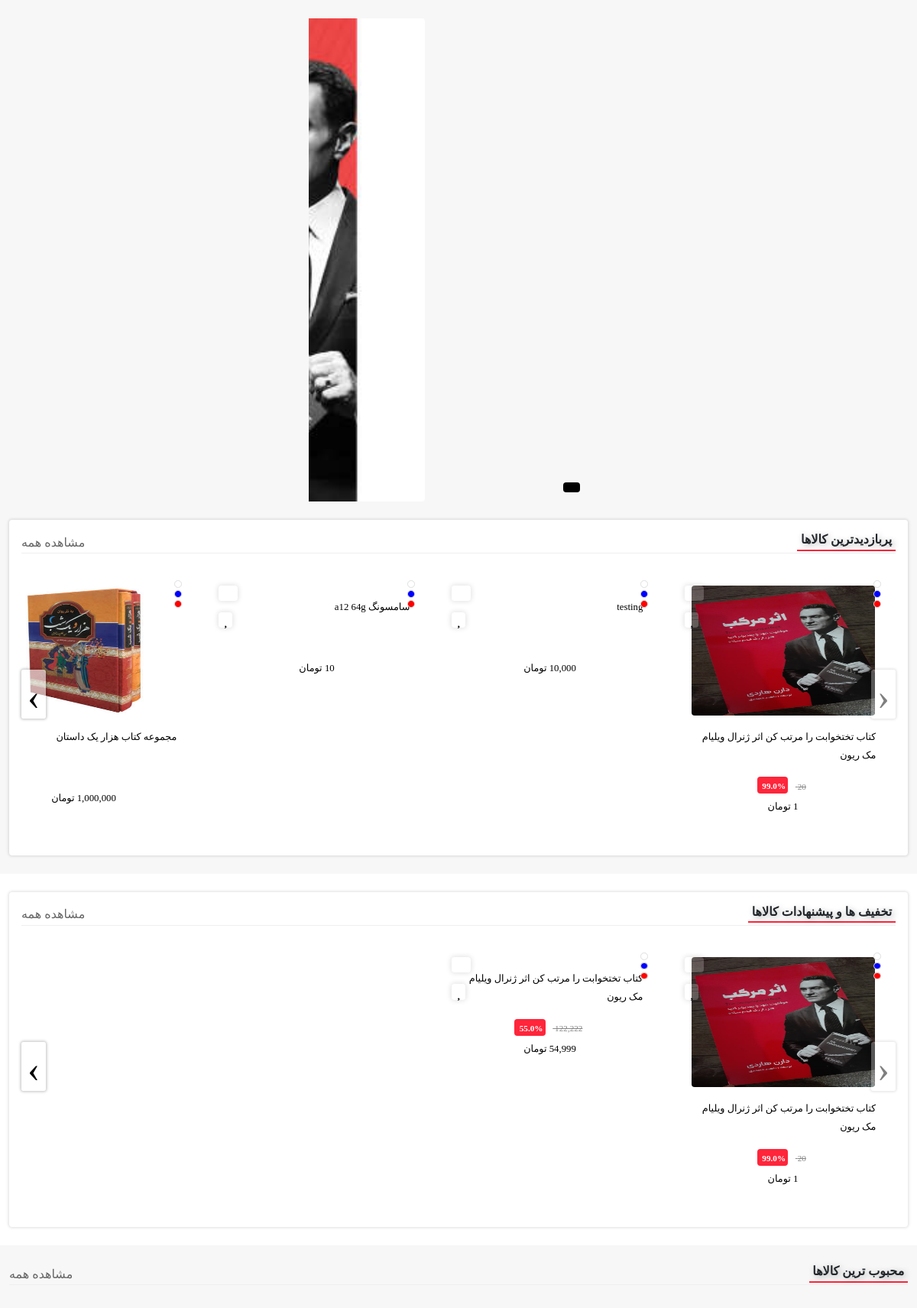
Before: /home/ (upper part) with the older database file.
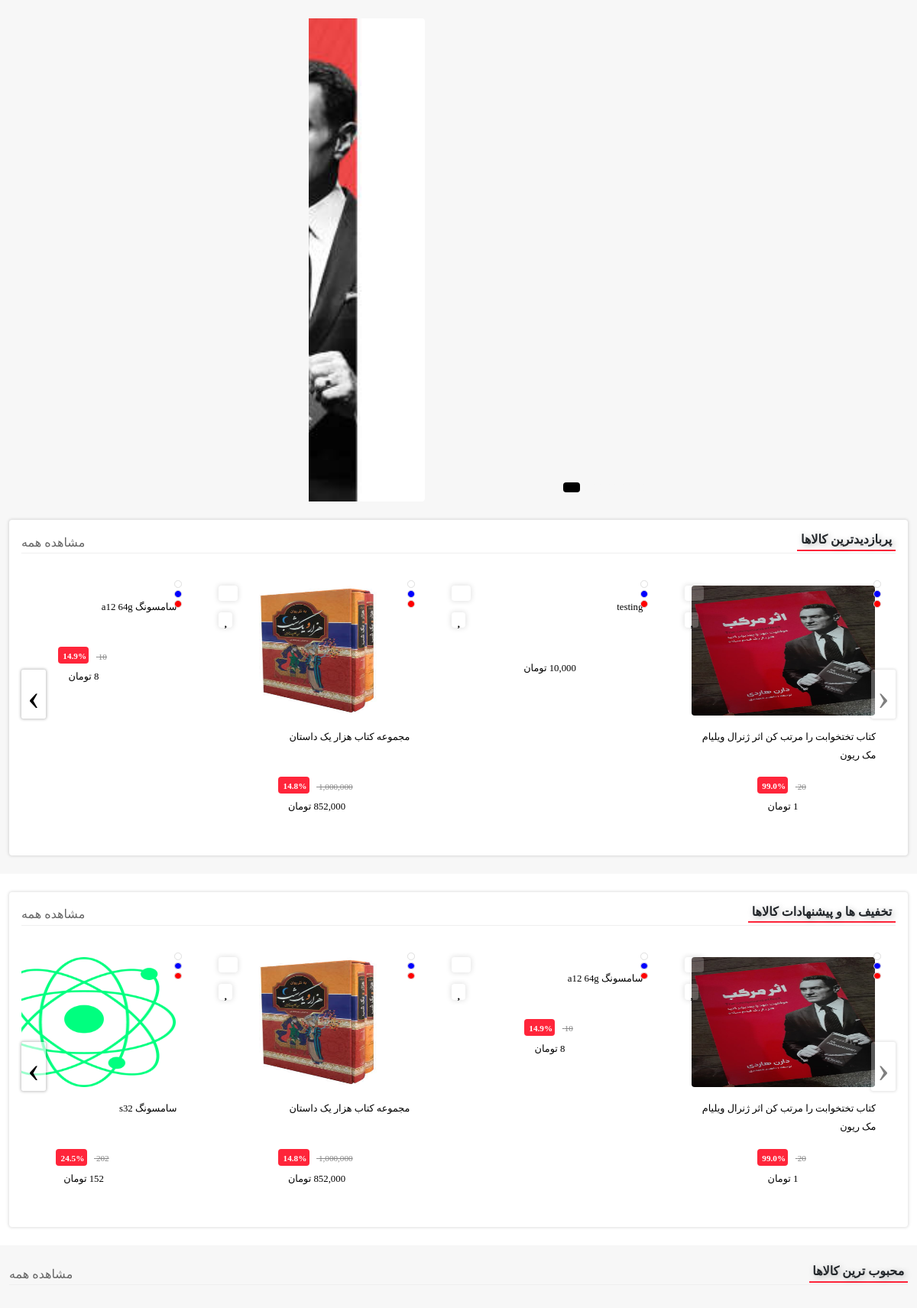
After: the same page with the newer database file.
### products/models.py (models this page shows, shortened)
class Product(models.Model):
    image = models.ImageField(upload_to="products/images")
    name = models.CharField(max_length=100, db_index=True, verbose_name='عنوان')
    price = models.IntegerField(verbose_name="قیمت")
    sale_price = models.IntegerField(verbose_name="قیمت تخفیف", default=0)
    short_body = models.CharField(verbose_name="توضیحات کوتاه", max_length=300, db_index=True)
    body = models.TextField(db_index=True, verbose_name="توضیحات")
    is_active = models.BooleanField(default=True, verbose_name="فعال/غیرفعال")
    is_deleted = models.BooleanField(default=False, verbose_name="حذف شده/حذف نشده")
    is_sale = models.BooleanField(null=True, default=False, verbose_name="محصول تخفیف دارد./ندارد")
    discount_percent = models.DecimalField(verbose_name="درصد تخفیف", default=0, max_digits=3, decimal_places=1)
    slug = models.SlugField(default='', null=False, blank=True, max_length=200, unique=True,
                            verbose_name='عنوان در url', allow_unicode=True)
    category_product = models.ManyToManyField(category, verbose_name="دسته بندی",
                                              db_index=True)
    brand = models.ForeignKey(Brands, on_delete=models.CASCADE, verbose_name='برند', null=True, blank=True)
    class Meta:
        verbose_name = 'محصول '
        verbose_name_plural = 'محصولات '

### home/views.py (the view)
# urls.py: path('', views.HomeView.as_view(), name='index')
class HomeView(TemplateView):
    template_name = 'home_html/index.html'
    def get_context_data(self, **kwargs):
        context = super().get_context_data(**kwargs)
        products_visit = Product.objects.filter(is_active=True,is_deleted=False).annotate(visit_count=Count('productvisit')).order_by('-visit_count')[:18]
        product_sale = Product.objects.filter(is_active=True,is_deleted=False,is_sale=True)[:18]
        context['product_sale'] = list(product_sale)
        context['product_visit'] = products_visit
        return context

### polls/templatetags/poll_extras.py (called while the page is built)
@register.filter(name='price')
def price(value):
    return '{:,}  تومان'.format(value)

@register.filter(name='price_sale')
def price_sale(value):
    return '{:,}'.format(value)

### home/templates/home_html/index.html (shortened to what the changed rows need)
{% extends 'repository/base.html' %}
{% load thumbnail %}
{% block contend %}
	<main id="main-body-one-col" class="main-body">
        <section class="mb-4">
            <section class="container-xxl">
                <section class="row">
                    {% include 'home_html/include.html' with products=product_visit body='پربازدیدترین کالاها' %}
                    </section>
            </section>
        </section>
        <section class="bg-white py-4">
            <section class="container-xxl">
                <section class="row">
                    {% include 'home_html/include.html' with products=product_sale body='تخفیف ها و پیشنهادات کالاها' %}
                </section>
            </section>
        </section>
        <section class="py-4">
            <section class="container-xxl">
                <section class="row">
                    <section class="col">
                        <section class="content-header">
                            <section class="d-flex justify-content-between align-items-center">
                                <h2 class="content-header-title">
                                    <span>محبوب ترین کالاها</span>
                                </h2>
                            </section>
                        </section>
                    </section>
                </section>
            </section>
        </section>
    </main>
{% endblock %}

### home/templates/home_html/include.html (shortened to what the changed rows need)
{% load thumbnail %}
{% load poll_extras %}
                    <section class="col">
                        <section class="content-wrapper bg-white p-3 rounded-2">
                            <section class="content-header">
                                <section class="d-flex justify-content-between align-items-center">
                                    <h2 class="content-header-title">
                                        <span>{{body}}</span>
                                    </h2>
                                </section>
                            </section>
                            <section class="lazyload-wrapper">
                            <section class="lazyload light-owl-nav owl-carousel owl-theme owl-rtl owl-loaded owl-drag">
                            <div class="owl-stage-outer">
                                <div class="owl-stage" style="transform: translate3d(0px, 0px, 0px); transition: all; width: 3965px;">
                                    {% for product in products %}
                                    	      <div class="owl-item active" style="width: 295px; margin-left: 10px;">
                                        <section class="item">
                                    <section class="lazyload-item-wrapper">
                                        <section class="product">
                                            <section class="product-add-to-cart"><a href="#" data-bs-toggle="tooltip" data-bs-placement="left" title="" data-bs-original-title="افزودن به سبد خرید" aria-label="افزودن به سبد خرید"><i class="fa fa-cart-plus"></i></a></section>
                                            <section class="product-add-to-favorite"><a href="#" data-bs-toggle="tooltip" data-bs-placement="left" title="" data-bs-original-title="افزودن به علاقه مندی" aria-label="افزودن به علاقه مندی"><i class="fa fa-heart"></i></a></section>
                                            <a class="product-link" href="{% url 'detail' slug=product.slug pk=product.id%}">
                                                <section class="product-image">
                                                    {% if product.image %}
                                        	                {% thumbnail product.image "700x700" quality=100 crop="center" as im %}
                                                            <img class="" src="{{ im.url }}" alt="">
                                                    {% endthumbnail %}
                                                    {% endif %}
                                                </section>
                                                <section class="product-colors"></section>
                                                <section class="product-name"><h3>{{ product.short_body }}</h3></section>
                                                <section class="product-price-wrapper">
                                                    <section class="product-discount">
                                                        {% if product.is_sale %}
                                                        	<span class="product-old-price">{{product.price |price_sale}} </span>
                                                        <span class="product-discount-amount">{{ product.discount_percent }}%</span>
                                                    </section>
                                                    <section class="product-price">{{ product.sale_price | price }}</section>
                                                        {% else %}
                                                    <section class="product-price">{{ product.price | price }}</section>
                                                        {% endif %}
                                                </section>
                                                <section class="product-colors">
                                                    <section class="product-colors-item" style="background-color: white;"></section>
                                                    <section class="product-colors-item" style="background-color: blue;"></section>
                                                    <section class="product-colors-item" style="background-color: red;"></section>
                                                </section>
                                            </a>
                                        </section>
                                    </section>
                                </section></div>
                                    {% endfor %}
                                </div></div>
                            </section>
                        </section>
                        </section>
                    </section>

Changed rows visible on the page:
no longer on this page (row unchanged): Product: short_body "کتاب تختخوابت را مرتب کن اثر ژنرال ویلیام مک ریون", price "122,222", discount_percent "55.0", sale_price "54,999 تومان"
now on one of the page's lists (row edited): Product: short_body "مجموعه کتاب هزار یک داستان", price "1,000,000", discount_percent "14.8", sale_price "852,000 تومان"
changed Product "مجموعه کتاب هزار یک داستان": is_sale False → True (drawn); discount_percent (not shown) → "14.8"; sale_price (not shown) → "852,000 تومان"; price "1,000,000 تومان" → "1,000,000"; moves up the list
now on one of the page's lists (row edited): Product: short_body "سامسونگ a12 64g", price "10", discount_percent "14.9", sale_price "8 تومان"
changed Product "سامسونگ a12 64g": is_sale False → True (drawn); discount_percent (not shown) → "14.9"; sale_price (not shown) → "8 تومان"; price "10 تومان" → "10"
now on this page (row edited): Product: shows a picture, short_body "سامسونگ s32", price "202", discount_percent "24.5", sale_price "152 تومان"
